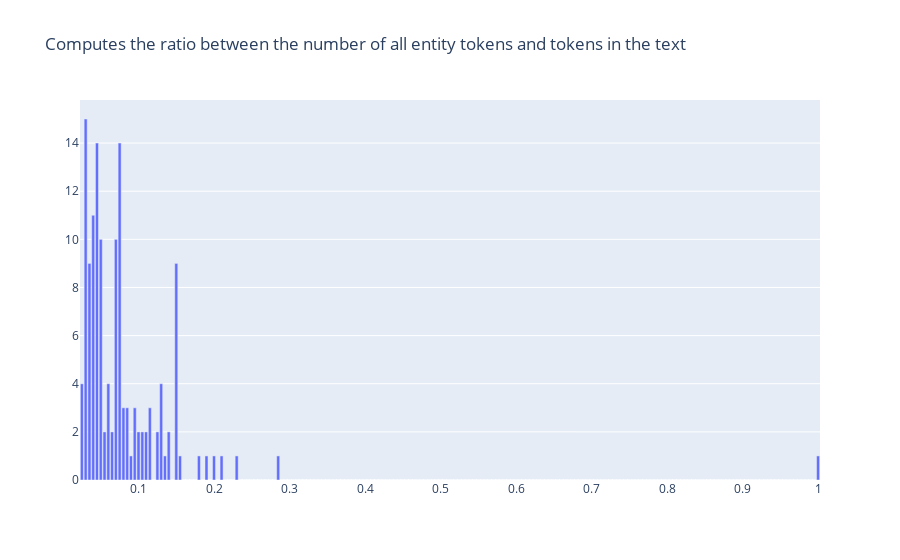

Notebook code cell kept with this figure:
### Code cell
from rubrix.metrics.token_classification import entity_density

entity_density(name="spacy_sm_wnut17").visualize()

### Figure 1 — Plotly figure (JSON) as saved in the notebook; plotly's stock layout.template omitted (floating-point values rounded to 4 significant figures; data arrays with more than 128 entries replaced by an {"elided": "..."} marker saying what was removed)
{"data": [{"type": "bar", "x": {"elided": "196 float values"}, "y": {"elided": "196 int values"}}], "layout": {"autosize": true, "title": {"text": "Computes the ratio between the number of all entity tokens and tokens in the text"}, "xaxis": {"autorange": true, "range": [0.0225, 1.002], "title": {"text": ""}, "type": "linear"}, "yaxis": {"autorange": true, "range": [0, 15.79], "title": {"text": ""}, "type": "linear"}}}
